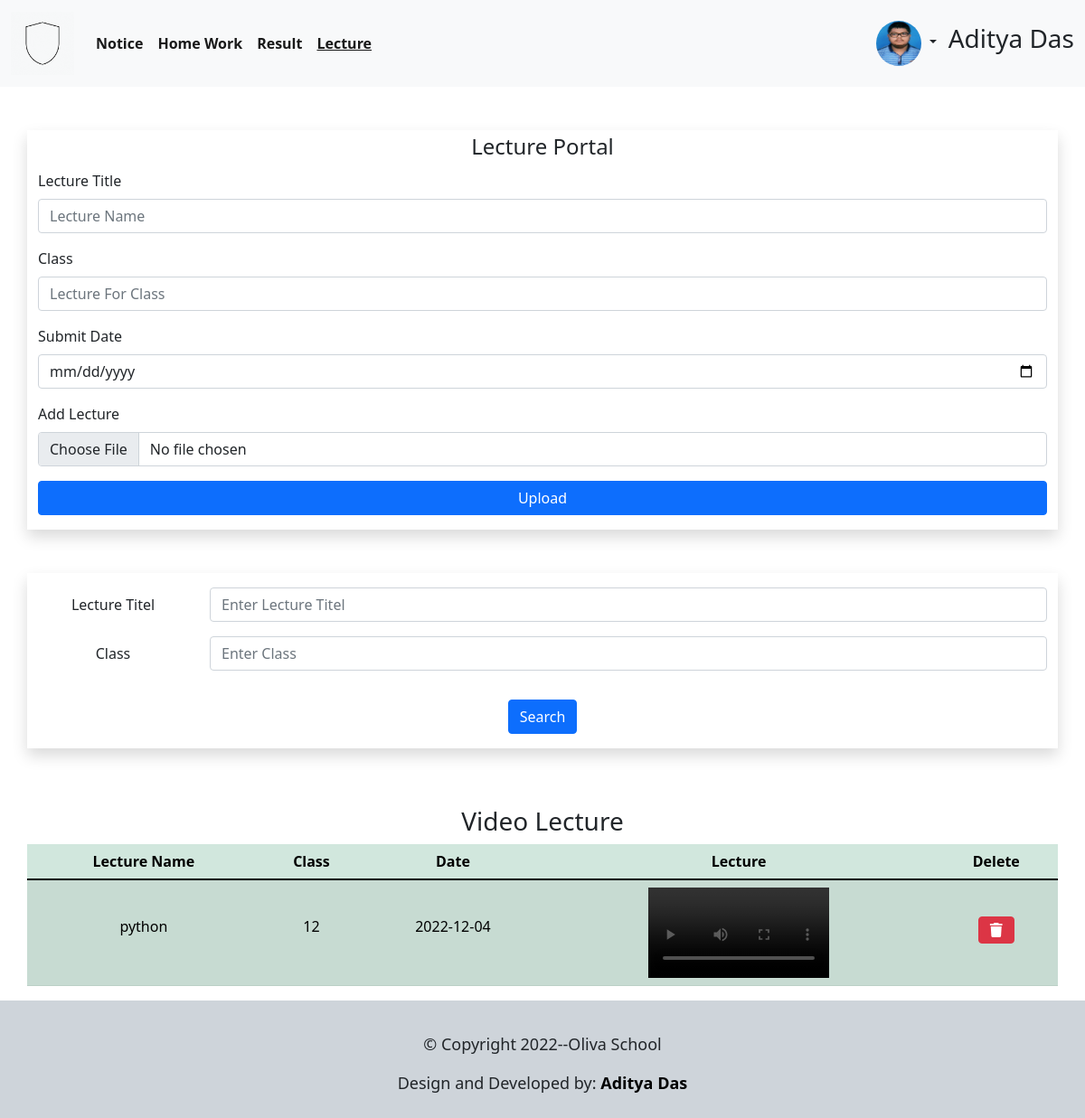
Page /Teacher/lecture.php (signed in) on the committed database.
### tables this page shows
CREATE TABLE `lecture` (
  `id` int(11) NOT NULL,
  `Publisher` varchar(100) NOT NULL,
  `LectureName` varchar(100) NOT NULL,
  `Class` varchar(100) NOT NULL,
  `Date` date NOT NULL,
  `Lecture` varchar(100) NOT NULL
);

### Teacher/lecture.php (the view, shortened to what this page needs)
<html lang="en">
<head>
    <link rel="stylesheet" href="../Resorce/footer.css">
    <link rel="stylesheet" href="../Resorce/bootstrap.css">
    <link rel="stylesheet" href="../Resorce/video.css">
    <link rel="stylesheet" href="../Resorce/student.css">
    <link rel="stylesheet" href="https://cdnjs.cloudflare.com/ajax/libs/font-awesome/6.1.1/css/all.min.css">
</head>
<body>
<div id="con">
  <div id="main">
  <nav class="navbar navbar-expand-lg navbar-light bg-light">
    <div class="container-fluid">
      <a class="navbar-brand" href="teacher"><img src="../Resorce/logo.gif" style="height: 70px;" alt=""></a>
      <div class="collapse navbar-collapse" id="navbarSupportedContent">
        <ul class="navbar-nav me-auto mb-2 mb-lg-0">
          <li class="nav-item">
            <b><a class="nav-link active" aria-current="page" href="uplodenotice">Notice</a></b>
          </li>
          <li class="nav-item">
            <b><a class="nav-link active" aria-current="page" href="homework">Home Work</a></b>
          </li>
          <li class="nav-item">
            <b><a class="nav-link active" aria-current="page" href="result">Result</a></b>
          </li>
          <li class="nav-item">
            <b><a class="nav-link active" aria-current="page" href="lecture"><u>Lecture</u></a></b>
          </li>
        </ul>
        <div class="d-flex">
          <div class="dropdown float-right ">
            <button class="btn btn-transparent dropdown-toggle" type="button" id="dropdownMenu2" data-bs-toggle="dropdown" aria-expanded="false">
            <?php
            if(isset($_SESSION['image'])){
              echo "<img src='../Admin/".$_SESSION['image']."' class='rounded-circle z-depth-2' alt='...' height='50px' width='50px'>";
            }
            else{
              echo "<img src='../Resorce/default-avatar.jpg' class='rounded-circle z-depth-2' alt='...' height='50px' width='50px'>";
            }
            ?>
            </button>
          </div>
          <div>
            <h3 style="margin-top: 10px ;">
              <?php
              if(isset($_SESSION['Name'])){
                $name = $_SESSION['Name'];
                echo  $_SESSION['Name'];
              }
              ?>
            </h3>
          </div>
        </div>
      </div>
    </div>
  </nav>
  <div class="container mt-5 ">
        <div class="row">
            <div class="col-md-12 bg-white shadow">
                <form method="POST" action="lectureuplode" enctype="multipart/form-data">
                    <legend class="text-center">Lecture Portal</legend>
                    <div class="mb-3">
                        <label for="disabledTextInput" class="form-label">Lecture Title</label>
                        <input type="text" id="disabledTextInput" class="form-control" placeholder="Lecture Name" name="titel">
                    </div>
                    <div class="mb-3">
                        <label for="disabledTextInput" class="form-label">Class</label>
                        <input type="text" id="disabledTextInput" class="form-control" placeholder="Lecture For Class" name="class">
                    </div>
                    <div class="mb-3">
                        <label for="disabledTextInput" class="form-label">Submit Date</label>
                        <input type="date" id="disabledTextInput" class="form-control" placeholder="Student Name" name="ldate">
                    </div>
                    <div class="mb-3">
                        <label for="disabledTextInput" class="form-label">Add Lecture</label>
                        <input type="file" id="disabledTextInput" class="form-control" placeholder="Student Name" name="myfile">
                    </div>
                    <button type="submit" name="upload" value="upload file" class="btn btn-primary w-100">Upload</button>
                </form>
            </div>
        </div>
    </div>
  <div class="container mt-5 text-center mb-5">
    <div class="row">
      <div class="col-md-12 bg-white shadow">
        <form method="POST" action="lecturesearch">
          <div class="row mb-3 mt-3">
            <label for="inputEmail3" class="col-sm-2 col-form-label">Lecture Titel</label>
            <div class="col-sm-10">
              <input type="text" class="form-control" name="titel" id="inputEmail3" placeholder="Enter Lecture Titel" required>
            </div>
          </div>
          <div class="row mb-3">
            <label for="inputPassword3" class="col-sm-2 col-form-label">Class</label>
            <div class="col-sm-10">
              <input type="text" class="form-control" name="class" id="inputPassword3" placeholder="Enter Class" required>
            </div>
          </div>
          <button type="submit" name="search-btn" class="btn btn-primary">Search</button>
        </form>
      </div>
    </div>
  </div>
        <?php
            include 'db.php';
            $q = "SELECT * FROM `lecture` order by lecture.id desc";
            $query = mysqli_query($conn,$q);
            while($row=mysqli_fetch_array($query)){
                $lecture = $row['Lecture'];
            ?>
            <?php
            }
            ?>
    <div class="container">
    <div class="row">
      <h3 class="text-center mt-3">Video Lecture</h3>
      <table class="table table-success table-striped">
        <thead class="text-center">
        <th>Lecture Name</th>
        <th>Class</th>
        <th>Date</th>
        <th>Lecture</th>
        <th>Delete</th>
        </thead>
        <tbody class="text-center">
        <?php
        include 'db.php';
        $record = mysqli_query($conn, "SELECT * FROM `lecture` WHERE Publisher='$name'");
        while ($row = mysqli_fetch_array($record)){
        ?>
          <tr>
            <td style="padding-top: 40px;"><?php echo $row['LectureName'] ?></td>
            <td style="padding-top: 40px;"><?php echo $row['Class'] ?></td>
            <td style="padding-top: 40px;"><?php echo $row['Date'] ?></td>
            <td><video width="200px"  controls><source src="<?php echo '../Lecture/'.$lecture; ?>" type="video/mp4"></video></td>
            <td style="padding-top: 40px;"><a href="lecturedelete.php?ID=<?php echo $row['id'] ?>" onclick="return lecturedelete()" class="btn btn-danger"><i class="fa-solid fa-trash"></i></a></td>
          </tr>
        <?php } ?>
        </tbody>
      </table>
    </div>
  </div>
  </div>
</div>
<footer id="footer">
  <p>© Copyright <script>document.write(new Date().getFullYear())</script>--Oliva School</p>
  <p>Design and Developed by: <a href="https://www.linkedin.com/in/aditya-das-513883222?lipi=urn%3Ali%3Apage%3Ad_flagship3_profile_view_base_contact_details%3BJ57FP0esQ0WqqQX6Wx2s8w%3D%3D" target="_blank">Aditya Das</a></p>
  </footer>
</body>
</html>

### Resorce/footer.css (style rules this page uses)
* { padding: 0; }
html, body { height: 100%; }
#con { min-height: 100%; }
#main { overflow: auto; padding-bottom: 100px; }
#footer { background: #ced4da; position: relative; height: 130px; margin-top: -100px; clear: both; font-size: 18px; padding: 35px; text-align: center; position: relative; right: 0; left: 0; bottom: 0; }
#footer a { text-decoration: none; font-weight: bold; color: black; }

### rows in the picture
lecture: LectureName "python", Class "12", Date "2022-12-04"

### other values in the picture
$_SESSION['Name'] "Aditya Das"
